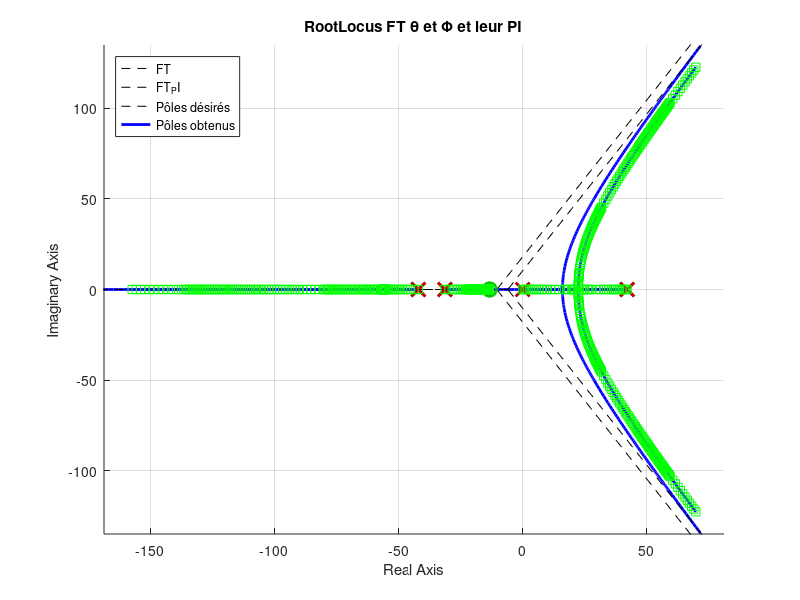

Reproduce this figure in MATLAB.
% S5 Projet - TEAM Kirby
% Asservissements (Inclinaison plaque)
clc
close all
clear
clc

% Contrôle de l'affichage et FT
showGraphicsAndData = 1;
useLocalTransferFunction = 1;


% Fonction de transfert en entrée
if useLocalTransferFunction == 0
    FT_theta_phi = 0;% besoin de FT
else  
    numFT_theta_phi = [9744];
    denFT_theta_phi = [1 31.3 -1767 -55320];
    FT_theta_phi = tf(numFT_theta_phi,denFT_theta_phi);
end

% Spécifications
% ➢ dépassement maximum : 𝑀𝑃𝜃𝜑 = 5.0 %
% ➢ temps de stabilisation à 2% : 𝑡𝑠𝜃𝜑 = 0.030 s
% ➢ temps du premier pic: 𝑡𝑃𝜃𝜑 = 0.025 s
% ➢ temps de montée (10-90%) : 𝑡𝑟𝜃𝜑 = 0.020 s
% ➢ erreur en régime permanent à une consigne échelon : nulle

Mp_theta_phi = 5;           % En pourcent
ts2pc_theta_phi = 0.030;    % En secondes
tp_theta_phi = 0.025;       % En secondes
tr_10_90_theta_phi = 0.020; % En secondes

% Valeurs 
F=10;

% Spécifications dérivées
Phi_theta_phi = atand(-pi/log(Mp_theta_phi/100));
Zeta_theta_phi = cosd(Phi_theta_phi);
wn_ts2pc = 4./(ts2pc_theta_phi.*Zeta_theta_phi);
wn_tr_10_90 = (1 + 1.1.*Zeta_theta_phi +1.4.*(Zeta_theta_phi.^2))./tr_10_90_theta_phi;
wn_tp = pi/(tp_theta_phi.*sqrt(1-Zeta_theta_phi^2));
wn_theta_phi = wn_ts2pc;
wa_theta_phi = wn_theta_phi*sqrt(1-Zeta_theta_phi^2);
p_des_theta_phi = [((-wn_theta_phi*Zeta_theta_phi) + wa_theta_phi.*1i); ((-wn_theta_phi*Zeta_theta_phi) - wa_theta_phi.*1i)];
s_des_theta_phi = p_des_theta_phi(1);
if showGraphicsAndData == 1
    disp(['Φ = ', num2str(Phi_theta_phi)])
    disp(['ζ = ', num2str(Zeta_theta_phi)])
    disp(' ')
    disp(['ωn dérivé de ts(2%)     = ', num2str(wn_ts2pc), ' rad/s  <----'])
    disp(['ωn dérivé de tr(10-90%) = ', num2str(wn_tr_10_90), ' rad/s'])
    disp(['ωn dérivé de tp         = ', num2str(wn_tp), ' rad/s'])
    disp(' ')
    disp(['ωa dérivé de ωn         = ', num2str(wa_theta_phi), ' rad/s'])
    disp('Les pôles désirés sont à :')
    disp(num2str(p_des_theta_phi(1)))
    disp(num2str(p_des_theta_phi(2)))
    disp(' ')
end

[numFT_theta_phi,denFT_theta_phi] = tfdata(FT_theta_phi,'v');

Kpos_now_theta_phi = numFT_theta_phi(end)./denFT_theta_phi(end);
Kvel_des = 100;
Zpi = real(s_des_theta_phi)./F;
Ki_theta_phi = Kvel_des./Kpos_now_theta_phi;
Kp_theta_phi = Ki_theta_phi./Zpi;

numPI_theta_phi = [1 -Zpi];
denPI_theta_phi = [1 0];
PI_theta_phi = tf(Kp_theta_phi.*numPI_theta_phi,denPI_theta_phi);
FT_theta_phi_PI = PI_theta_phi*FT_theta_phi;


if showGraphicsAndData == 1
    disp('==========Compensateur PI==========')
    disp(' ')
    disp(['Kpos actuel = ', num2str(Kpos_now_theta_phi)])
    disp(['Kvel désiré = ', num2str(Kvel_des)])
    disp(['Ki desiré = ', num2str(Ki_theta_phi)])
    disp(['Kp désiré = ', num2str(Kp_theta_phi)])
    disp(' ')
    disp('La fonction de transfert du PI est : ')
    PI_theta_phi
    
    figure('Name','RootLocus FT theta et phi ainsi que leur PI')
    hold on
    rlocus(FT_theta_phi,'b')
    rlocus(FT_theta_phi_PI,'r')
    p_des_rl = rlocus(FT_theta_phi_PI,1);
    plot(real(p_des_theta_phi),imag(p_des_theta_phi),'p','MarkerEdgeColor','b')
    plot(real(p_des_rl),imag(p_des_rl),'s','MarkerEdgeColor','g')
    legend('FT','FT_PI','Pôles désirés','Pôles obtenus','Location','NorthWest')
    title('RootLocus FT \theta et \Phi et leur PI')
    hold off
end



